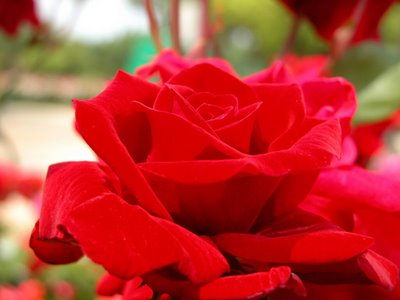
//> input picture cvgl_visualstudio_template/cvgl_visualstudio_template/cvgl_template/flower3.jpg, 400 x 300 px, given in place of the camera
$ ./wall-change   (built with g++ and OpenCV 4)
//> lines starting //> are read from the running program, lines starting //| are printed output that depends on the picture; after the words box and inside, x2 and y2 are one past the last pixel; in counts of white or black regions, pixels touching at a corner belong together
#include <opencv2/opencv.hpp>
#include <stdio.h>

#define IN_VIDEO_FILE "sample_video_input.avi"
#define OUT_VIDEO_FILE "sample_video_output.avi"

int main(int argc, char* argv[]) {

	// 1. prepare VideoCapture Object
	cv::VideoCapture cap;
	std::string input_index;

	if (argc > 1) { // capture from video file
		input_index = argv[1];
		cap.open(input_index);
	}
	else { // capture from camera
		cap.open(0);
	}

	// 2. prepare VideoWriter Object
	cv::Mat frame, copy_frame;
	int rec_mode = 0;

	cv::namedWindow("video", 1);
	cv::VideoWriter output_video;
	output_video.open(OUT_VIDEO_FILE, CV_FOURCC('M', 'J', 'P', 'G'), 30, cv::Size(640, 480));
	/* using "MJPG" as the video codec */


	//画像処理のための初期設定
	cv::namedWindow("practice", 1);
	cv::Mat practice_be_img;
	cv::Mat	practice_af_img;
	cap >> frame;
//> frame is the input picture: 300 rows x 400 cols, CV_8UC3; mean B, G, R 51.7, 58.4, 186.6
	cv::Size s = frame.size();
//> s = Size(400, 300)
	practice_be_img.create(s, CV_8UC3);
	practice_af_img.create(s, CV_32SC1);
	//dst_img.create(s, CV_8UC3);


	if (!cap.isOpened() || !output_video.isOpened()) {
		printf("no input video\n");
		return 0;
	}
	else
	{
		bool loop_flag = true;
		while (loop_flag) {

			// 3. capture frame from VideoCapture
			cap >> frame;
			if (frame.empty()) {
				break;
			}

			// 4. save frame
			if (rec_mode) {
				output_video << frame;
				frame.copyTo(copy_frame);
				cv::Size s = frame.size();
				cv::rectangle(copy_frame, cv::Point(0, 0),
					cv::Point(s.width - 1, s.height - 1), cv::Scalar(0, 0, 255), 4, 8, 0);
				cv::imshow("video", copy_frame);
			}
			else {
				cv::imshow("video", frame);
			}


			//画像処理がんばる！
			//方針：watershed関数をもちいて領域区分を行う
			frame.convertTo(practice_be_img, practice_be_img.type());

			//二値化する
			cv::cvtColor(practice_be_img,practice_be_img, CV_BGR2GRAY);
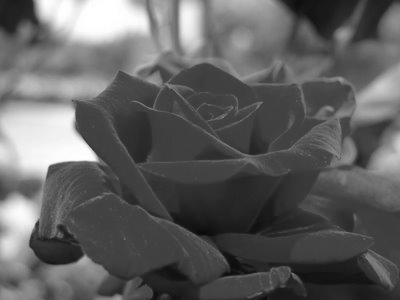
//> practice_be_img: 300 rows x 400 cols, CV_8UC1; min 8, max 255, mean 96
			cv::threshold(practice_be_img, practice_be_img, 0, 255,cv::THRESH_BINARY_INV + cv::THRESH_OTSU);
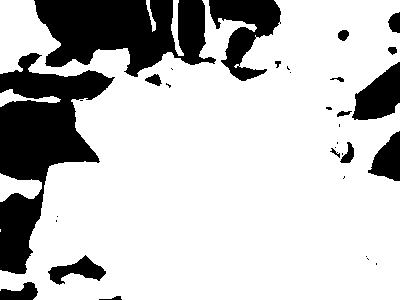
//> practice_be_img: 300 rows x 400 cols, CV_8UC1; 76.7% white; 33 black regions (16 under 20 px), largest, box (x1, y1, x2, y2) and area: (0, 53, 115, 274) 11149, (34, 0, 216, 77) 9187, (209, 0, 281, 81) 2910

			//ノイズ除去
			//cv::Mat kernel = cv::getStructuringElement(cv::MORPH_RECT, frame.size());
			//cv::morphologyEx(practice_be_img, practice_be_img, cv::MORPH_OPEN, kernel);

//> (the run ends here: the program stops with an error, at `cv::watershed(practice_be_img, practice_be_img);`)

$ run again, on cvgl_visualstudio_template/cvgl_visualstudio_template/cvgl_template/fruits.jpg
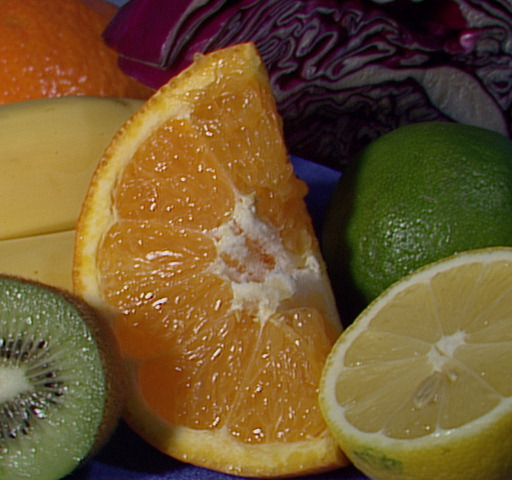
//> input picture cvgl_visualstudio_template/cvgl_visualstudio_template/cvgl_template/fruits.jpg, 512 x 480 px, given in place of the camera
//> frame is the input picture: 480 rows x 512 cols, CV_8UC3; mean B, G, R 46.2, 85.6, 110.8
//> `cv::cvtColor(practice_be_img,practice_be_img, CV_BGR2GRAY);`:
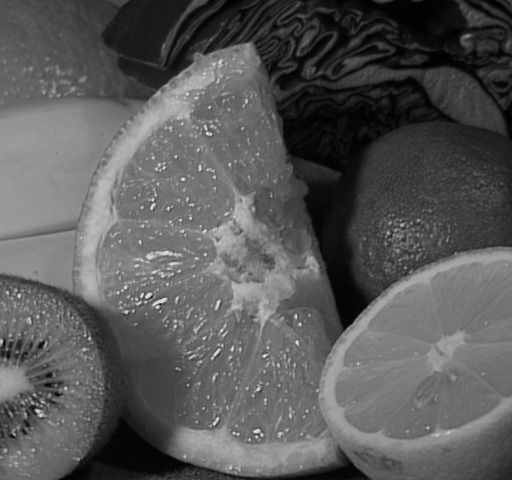
//> practice_be_img: 480 rows x 512 cols, CV_8UC1; min 0, max 238, mean 88.7
//> `cv::threshold(practice_be_img, practice_be_img, 0, 255,cv::THRESH_BINA..`:
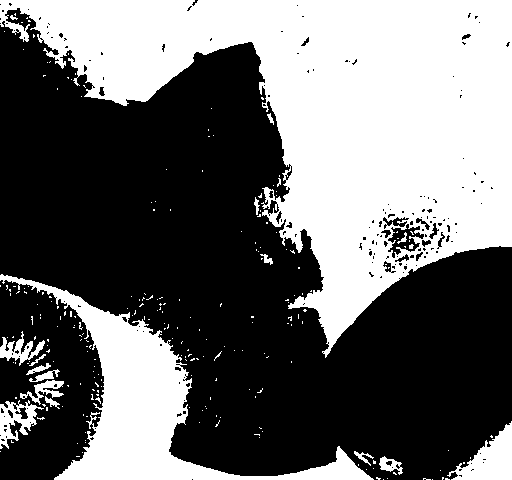
//> practice_be_img: 480 rows x 512 cols, CV_8UC1; 42.1% white; 237 white regions (220 under 20 px), largest, box (x1, y1, x2, y2) and area: (0, 0, 512, 358) 81127, (0, 274, 374, 480) 16853, (447, 421, 512, 480) 1865
